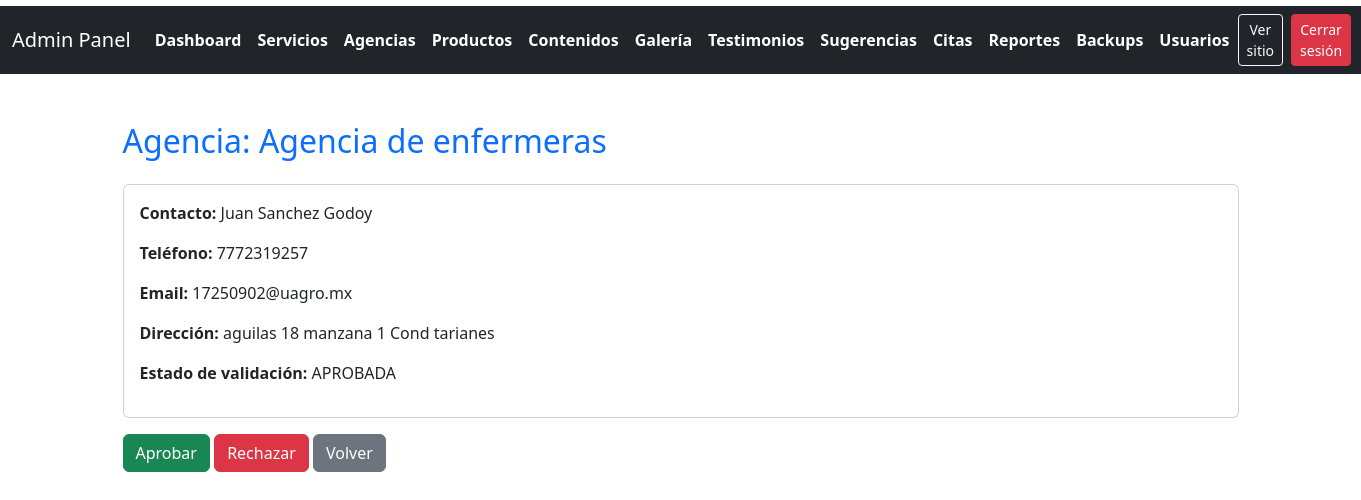
/public/admin/agencia_ver.php?id=1 (signed in), run on the app's committed database.
### tables this page shows
CREATE TABLE `agencia` (
  `idAgencia` int(11) NOT NULL,
  `Nombre` varchar(120) NOT NULL,
  `Contacto` varchar(120) NOT NULL,
  `Telefono` varchar(25) NOT NULL,
  `Email` varchar(100) NOT NULL,
  `Direccion` varchar(255) NOT NULL,
  `EstadoValidacion` enum('PENDIENTE','APROBADA','RECHAZADA') DEFAULT 'PENDIENTE'
);

### public/admin/agencia_ver.php (the view, shortened to what this page needs)
<?php
require_once '../../app/config/db.php';
$id = $_GET['id'] ?? null;
$stmt = $pdo->prepare('SELECT * FROM Agencia WHERE idAgencia = ?');
$stmt->execute([$id]);
$a = $stmt->fetch();
?>
<!DOCTYPE html>
<html lang="es">
<head>
    <link rel="stylesheet" href="../assets/css/style.css">
    <link href="https://cdn.jsdelivr.net/npm/bootstrap@5.3.2/dist/css/bootstrap.min.css" rel="stylesheet">
</head>
<body>
<?php include __DIR__ . '/partials/admin_nav.php'; ?>
    <div class="container py-5">
        <h2 class="text-primary mb-4">Agencia: <?= htmlspecialchars($a['Nombre']) ?></h2>
        <div class="card mb-3">
            <div class="card-body">
                <p><strong>Contacto:</strong> <?= htmlspecialchars($a['Contacto']) ?></p>
                <p><strong>Teléfono:</strong> <?= htmlspecialchars($a['Telefono']) ?></p>
                <p><strong>Email:</strong> <?= htmlspecialchars($a['Email']) ?></p>
                <p><strong>Dirección:</strong> <?= htmlspecialchars($a['Direccion']) ?></p>
                <p><strong>Estado de validación:</strong> <?= $a['EstadoValidacion'] ?></p>
            </div>
        </div>
        <div class="mb-3">
            <a href="../../app/controllers/AgenciaController.php?accion=aprobar&id=<?= $a['idAgencia'] ?>" class="btn btn-success">Aprobar</a>
            <a href="../../app/controllers/AgenciaController.php?accion=rechazar&id=<?= $a['idAgencia'] ?>" class="btn btn-danger">Rechazar</a>
            <a href="agencias.php" class="btn btn-secondary">Volver</a>
        </div>
    </div>
</body>
</html>

### public/assets/css/style.css (style rules this page uses)
body { font-family: 'Segoe UI', Arial, sans-serif; background-color: #f8f9fa; color: #333; }
h1, h2, h3, h4 { font-weight: 700; }
.text-primary { color: #007bff !important; }
:root { --red: #e60000; --purple: #7b2ad1; --yellow: #fff176; --title-yellow: #ffe56b; --nav-height: 110px; --font-sans: "Helvetica Neue", Arial, Helvetica, sans-serif; }
* { box-sizing: border-box; }
body { margin: 0; font-family: var(--font-sans); background: #fff; }

### data on the page
agencia: Nombre "Agencia de enfermeras", Contacto "Juan Sanchez Godoy", Telefono "7772319257", Email "17250902@uagro.mx", Direccion "aguilas 18 manzana 1 Cond tarianes", EstadoValidacion "APROBADA"
